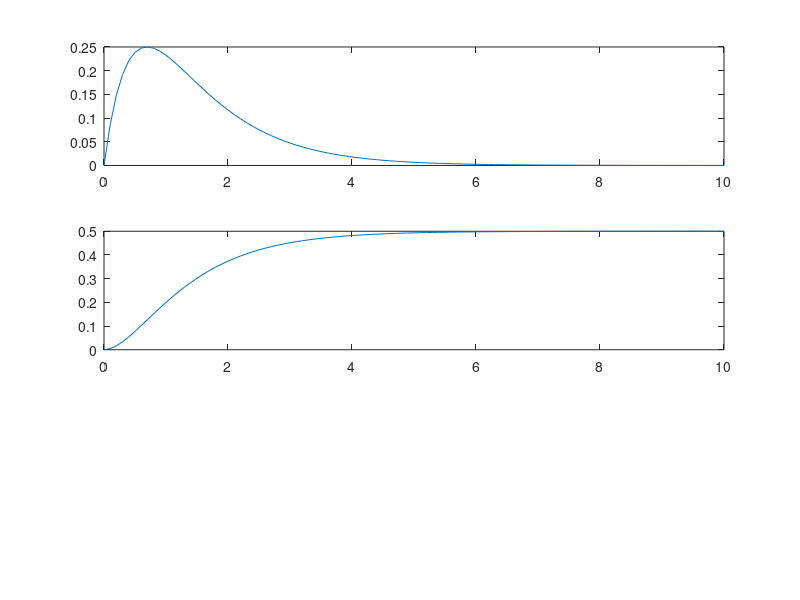

Reproduce this figure in MATLAB. (Note: this script raises an error after producing the figure.)
sys = tf(1,[1,3,2]);
t = 0:0.1:10;
y = impulse(sys ,t);
subplot(3,1,1);
plot(t,y);

h = step(sys,t);
subplot(3,1,2);
plot(t,h);

f = cos(20 .* t) .* heaviside(t);
yf = lsim(sys,f,t);
subplot(3,1,3);
plot(t,yf);